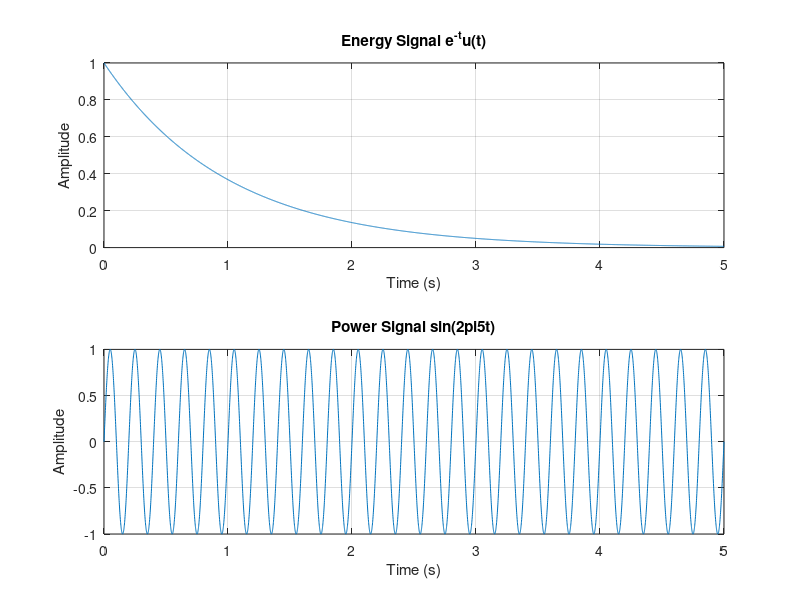

MATLAB code to generate this figure:
% Experiment 3: Energy and Power Analysis
clc; clear; close all;
dt = 0.001;
t = 0:dt:5;
xE = exp(-t);
xP = sin(2*pi*5*t);
E_num = trapz(t,abs(xE).^2);
T0 = 1/5;
idx = t <= 2;
P_num = (1/(t(find(idx,1,'last'))-t(1))) * ...
    trapz(t(idx),abs(xP(idx)).^2);
figure;
subplot(2,1,1);
plot(t,xE); grid on;
title('Energy Signal e^{-t}u(t)');
xlabel('Time (s)'); ylabel('Amplitude');
subplot(2,1,2);
plot(t,xP); grid on;
title('Power Signal sin(2pi5t)');
xlabel('Time (s)'); ylabel('Amplitude');
fprintf('Numerical energy = %g\n',E_num);
fprintf('Numerical average power = %g\n',P_num);
